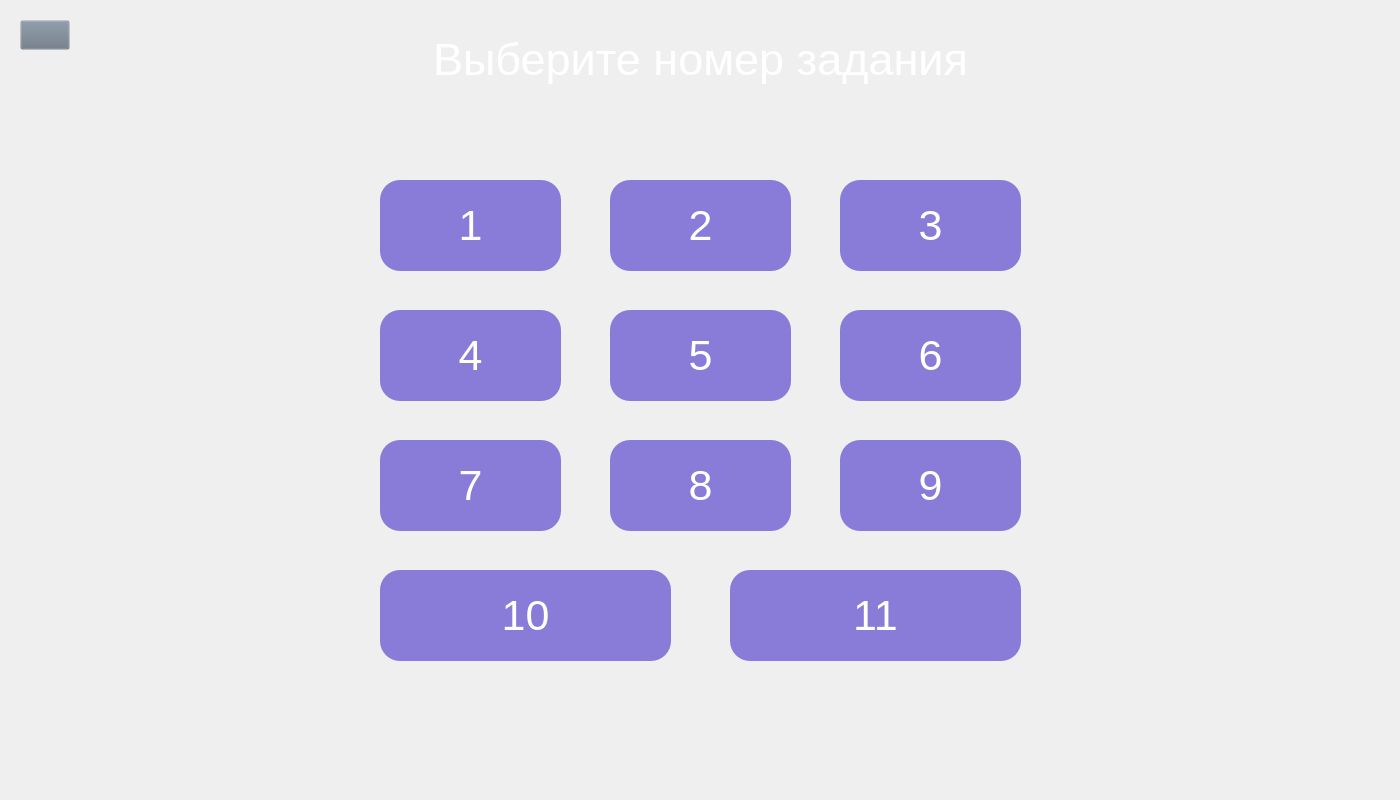
<?xml version="1.0" encoding="UTF-8"?>
<ui version="4.0">
 <class>Form</class>
 <widget class="QWidget" name="Form">
  <property name="geometry">
   <rect>
    <x>0</x>
    <y>0</y>
    <width>1400</width>
    <height>800</height>
   </rect>
  </property>
  <property name="windowTitle">
   <string>Form</string>
  </property>
  <property name="styleSheet">
   <string notr="true">QPushButton#back{
	background-color: rgba(105, 118, 132, 0);
}
QPushButton:pressed{
	padding-left: 2px;
	padding-top: 2px;
}</string>
  </property>
  <widget class="QPushButton" name="back">
   <property name="geometry">
    <rect>
     <x>20</x>
     <y>20</y>
     <width>50</width>
     <height>30</height>
    </rect>
   </property>
   <property name="text">
    <string/>
   </property>
   <property name="icon">
    <iconset>
     <normaloff>../Images/right-arrows.png</normaloff>../Images/right-arrows.png</iconset>
   </property>
   <property name="iconSize">
    <size>
     <width>30</width>
     <height>30</height>
    </size>
   </property>
  </widget>
  <widget class="QLabel" name="label">
   <property name="geometry">
    <rect>
     <x>380</x>
     <y>20</y>
     <width>641</width>
     <height>81</height>
    </rect>
   </property>
   <property name="font">
    <font>
     <pointsize>35</pointsize>
    </font>
   </property>
   <property name="text">
    <string>&lt;html&gt;&lt;head/&gt;&lt;body&gt;&lt;p&gt;&lt;span style=&quot; font-size:34pt; color:#ffffff;&quot;&gt;Выберите номер задания&lt;/span&gt;&lt;/p&gt;&lt;/body&gt;&lt;/html&gt;</string>
   </property>
   <property name="alignment">
    <set>Qt::AlignCenter</set>
   </property>
  </widget>
  <widget class="QPushButton" name="exam_2">
   <property name="geometry">
    <rect>
     <x>610</x>
     <y>180</y>
     <width>181</width>
     <height>91</height>
    </rect>
   </property>
   <property name="font">
    <font>
     <family>MS Shell Dlg 2</family>
     <pointsize>32</pointsize>
    </font>
   </property>
   <property name="styleSheet">
    <string notr="true">background-color: rgba(107,92,209,200); 
color: White;
 border-radius: 20px; </string>
   </property>
   <property name="text">
    <string>2</string>
   </property>
  </widget>
  <widget class="QPushButton" name="exam_5">
   <property name="geometry">
    <rect>
     <x>610</x>
     <y>310</y>
     <width>181</width>
     <height>91</height>
    </rect>
   </property>
   <property name="font">
    <font>
     <family>MS Shell Dlg 2</family>
     <pointsize>32</pointsize>
    </font>
   </property>
   <property name="styleSheet">
    <string notr="true">background-color: rgba(107,92,209,200); 
color: White;
border-radius: 20px; </string>
   </property>
   <property name="text">
    <string>5</string>
   </property>
  </widget>
  <widget class="QPushButton" name="exam_3">
   <property name="geometry">
    <rect>
     <x>840</x>
     <y>180</y>
     <width>181</width>
     <height>91</height>
    </rect>
   </property>
   <property name="font">
    <font>
     <family>MS Shell Dlg 2</family>
     <pointsize>32</pointsize>
    </font>
   </property>
   <property name="styleSheet">
    <string notr="true">background-color: rgba(107,92,209,200); 
color: White;
border-radius: 20px; </string>
   </property>
   <property name="text">
    <string>3</string>
   </property>
  </widget>
  <widget class="QPushButton" name="exam_1">
   <property name="geometry">
    <rect>
     <x>380</x>
     <y>180</y>
     <width>181</width>
     <height>91</height>
    </rect>
   </property>
   <property name="font">
    <font>
     <family>MS Shell Dlg 2</family>
     <pointsize>32</pointsize>
    </font>
   </property>
   <property name="styleSheet">
    <string notr="true">background-color: rgba(107,92,209,200); 
color: White;
 border-radius: 20px; </string>
   </property>
   <property name="text">
    <string>1</string>
   </property>
  </widget>
  <widget class="QPushButton" name="exam_4">
   <property name="geometry">
    <rect>
     <x>380</x>
     <y>310</y>
     <width>181</width>
     <height>91</height>
    </rect>
   </property>
   <property name="font">
    <font>
     <family>MS Shell Dlg 2</family>
     <pointsize>32</pointsize>
    </font>
   </property>
   <property name="styleSheet">
    <string notr="true">background-color: rgba(107,92,209,200); 
color: White;
border-radius: 20px; </string>
   </property>
   <property name="text">
    <string>4</string>
   </property>
  </widget>
  <widget class="QPushButton" name="exam_6">
   <property name="geometry">
    <rect>
     <x>840</x>
     <y>310</y>
     <width>181</width>
     <height>91</height>
    </rect>
   </property>
   <property name="font">
    <font>
     <family>MS Shell Dlg 2</family>
     <pointsize>32</pointsize>
    </font>
   </property>
   <property name="styleSheet">
    <string notr="true">background-color: rgba(107,92,209,200); 
color: White;
border-radius: 20px; </string>
   </property>
   <property name="text">
    <string>6</string>
   </property>
  </widget>
  <widget class="QPushButton" name="exam_7">
   <property name="geometry">
    <rect>
     <x>380</x>
     <y>440</y>
     <width>181</width>
     <height>91</height>
    </rect>
   </property>
   <property name="font">
    <font>
     <family>MS Shell Dlg 2</family>
     <pointsize>32</pointsize>
    </font>
   </property>
   <property name="styleSheet">
    <string notr="true">background-color: rgba(107,92,209,200); 
color: White;
border-radius: 20px; </string>
   </property>
   <property name="text">
    <string>7</string>
   </property>
  </widget>
  <widget class="QPushButton" name="exam_9">
   <property name="geometry">
    <rect>
     <x>840</x>
     <y>440</y>
     <width>181</width>
     <height>91</height>
    </rect>
   </property>
   <property name="font">
    <font>
     <family>MS Shell Dlg 2</family>
     <pointsize>32</pointsize>
    </font>
   </property>
   <property name="styleSheet">
    <string notr="true">background-color: rgba(107,92,209,200); 
color: White;
border-radius: 20px; </string>
   </property>
   <property name="text">
    <string>9</string>
   </property>
  </widget>
  <widget class="QPushButton" name="exam_8">
   <property name="geometry">
    <rect>
     <x>610</x>
     <y>440</y>
     <width>181</width>
     <height>91</height>
    </rect>
   </property>
   <property name="font">
    <font>
     <family>MS Shell Dlg 2</family>
     <pointsize>32</pointsize>
    </font>
   </property>
   <property name="styleSheet">
    <string notr="true">background-color: rgba(107,92,209,200); 
color: White;
border-radius: 20px; </string>
   </property>
   <property name="text">
    <string>8</string>
   </property>
  </widget>
  <widget class="QPushButton" name="exam_11">
   <property name="geometry">
    <rect>
     <x>730</x>
     <y>570</y>
     <width>291</width>
     <height>91</height>
    </rect>
   </property>
   <property name="font">
    <font>
     <family>MS Shell Dlg 2</family>
     <pointsize>32</pointsize>
    </font>
   </property>
   <property name="styleSheet">
    <string notr="true">background-color: rgba(107,92,209,200); 
color: White;
border-radius: 20px; </string>
   </property>
   <property name="text">
    <string>11</string>
   </property>
  </widget>
  <widget class="QPushButton" name="exam_10">
   <property name="geometry">
    <rect>
     <x>380</x>
     <y>570</y>
     <width>291</width>
     <height>91</height>
    </rect>
   </property>
   <property name="font">
    <font>
     <family>MS Shell Dlg 2</family>
     <pointsize>32</pointsize>
    </font>
   </property>
   <property name="styleSheet">
    <string notr="true">background-color: rgba(107,92,209,200); 
color: White;
border-radius: 20px; </string>
   </property>
   <property name="text">
    <string>10</string>
   </property>
  </widget>
 </widget>
 <resources/>
 <connections/>
</ui>
